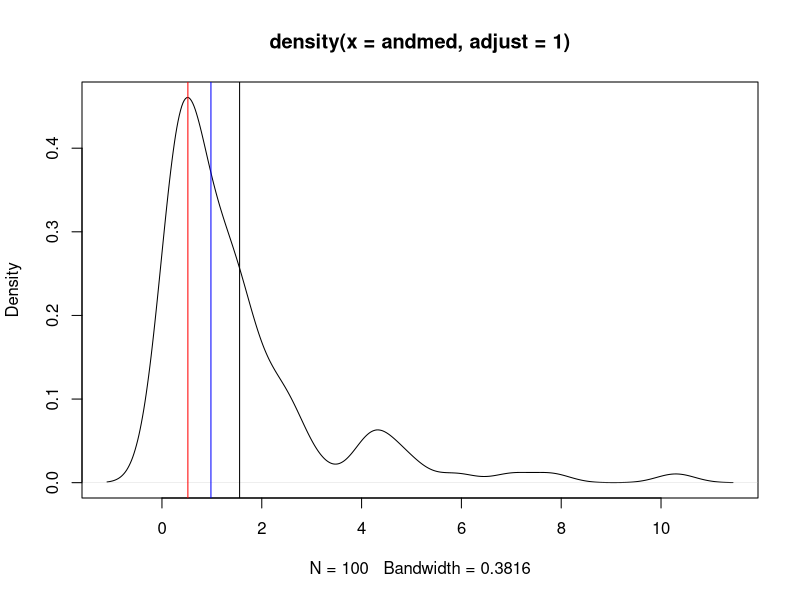
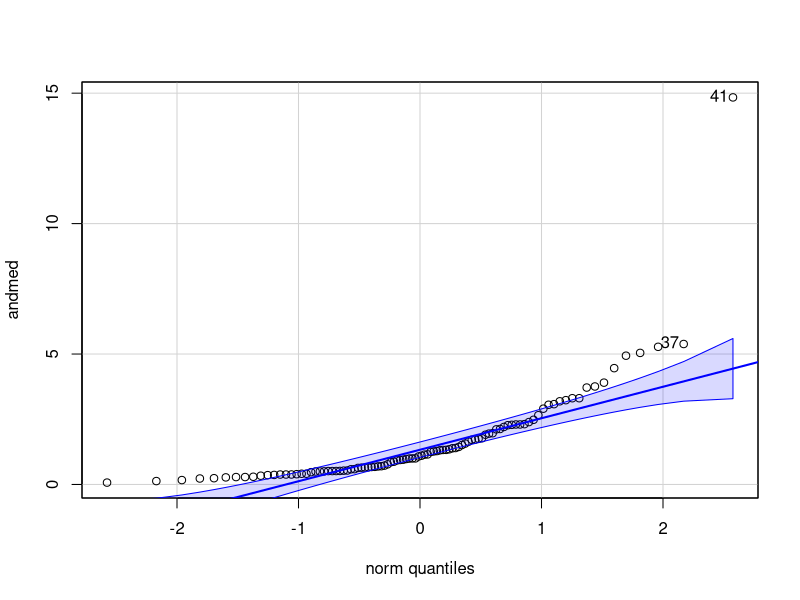
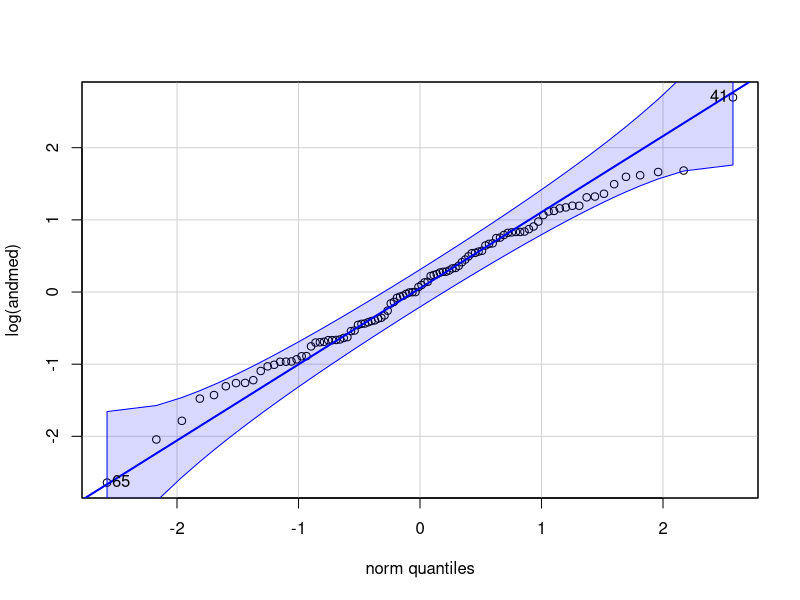

Reproduce these figures in R, in order. (Note: this script raises an error after producing the figures.)
## ---- chunk 1
library(tidyverse)
library(stringr)
library(car)
## ---- chunk 2
andmed <- rlnorm(100)
mode <-  function(x, adjust = 1) {
  x <- na.omit(x)
  dx <- density(x, adjust = adjust)
  dx$x[which.max(dx$y)]
}
plot(density(andmed, adjust = 1))
abline(v = mode(andmed), col = "red")
abline(v = median(andmed), col = "blue")
abline(v = mean(andmed))
## ---- chunk 3
multiplicative_sd <- function(x) {
  x <- na.omit(x) #viskan välja NA-d (kui neid on)
  log_data <- log10(x) #logaritmin andmed
  log_mean <- mean(log_data) #keskmine logaritmitud andmetest
  log_sd <- sd(log_data) #SD logaritmitud andmetest
  geom_mean <- 10^log_mean #anti-logaritm annab geomeetrilise keskmise
  mult_sd <- 10^log_sd #anti-logaritm annab multiplikatiivse SD
  lower1 <- geom_mean/mult_sd #alumine SD piir
  upper1 <- geom_mean * mult_sd #ülemine SD piir
  lower2 <- geom_mean/(mult_sd^2) #alumine 2 SD piir
  upper2 <- geom_mean * (mult_sd^2) #ülemine 2 SD piir
  Mean <- mean(x) #aritmeetiline keskmine
  lower3 <- mean(x) - sd(x) #alumine additiivse SD piir
  upper3 <- mean(x) + sd(x) #ülemine additiivse SD piir
  lower4 <- mean(x) - sd(x)*2 #alumine additiivse 2 SD piir
  upper4 <- mean(x) + sd(x)*2 #ülemine additiivse 2 SD piir
  tibble(SD = c("multiplicative_SD", 
                "multiplicative_2_SD", 
                "additive_SD", 
                "additive_2_SD"), 
         MEAN = c(geom_mean, 
                  geom_mean, 
                  Mean, 
                  Mean), 
         lower = c(lower1, 
                   lower2, 
                   lower3, 
                   lower4), 
         upper = c(upper1, 
                   upper2, 
                   upper3, 
                   upper4))
}
andmed <- rlnorm(100) #100 juhuslikku arvu lognormaaljaotusest
multiplicative_sd(andmed) %>% knitr::kable()
## ---- chunk 4
set.seed(5363)
norm_andmed <- rnorm(3, 100, 20)
knitr::kable(multiplicative_sd(norm_andmed))
## ---- chunk 5
qqPlot(andmed)
## ---- chunk 6
qqPlot(log(andmed))
## ---- chunk 7
mad(andmed, constant = 1); sd(andmed); mad(andmed)
## ---- chunk 8
mad(log10(andmed), constant = 1); sd(log10(andmed)); mad(log10(andmed))
## ---- chunk 9
quantile(andmed, c(0.025, 0.25, 0.5, 0.75, 0.95))
## ---- chunk 10
cor(iris$Sepal.Length, iris$Sepal.Width, use = "complete.obs")
## ---- chunk 11
anscombe_long <- bind_cols(id = 1:11, anscombe) %>% 
  gather(key, value, -id) %>% 
  mutate(axis = str_extract(key, "[xy]"),
         q = letters[as.numeric(str_extract(key, "[0-9]"))]) %>%
  select(-key) %>% 
  spread(axis, value)
anscombe_r <- anscombe_long %>%
  group_by(q) %>%
  summarise(R = round(cor(x, y), 2))
anscombe_long %>% 
  ggplot(aes(x, y)) +
  geom_point() +
  annotate("text", x = 10, y = 12, label = sprintf("r = %s", anscombe_r$R)) +
  facet_wrap(~q) +
  theme(strip.text = element_text(hjust = 0))
## ---- chunk 12
# numeric columns only!
# the following gives cor matrix with 
# frequentist correction for mutliple testing:
# print(psych::corr.test(iris[-5]))
# only numeric cols allowed! Hence -Species
knitr::kable(cor(iris[,-5]))
